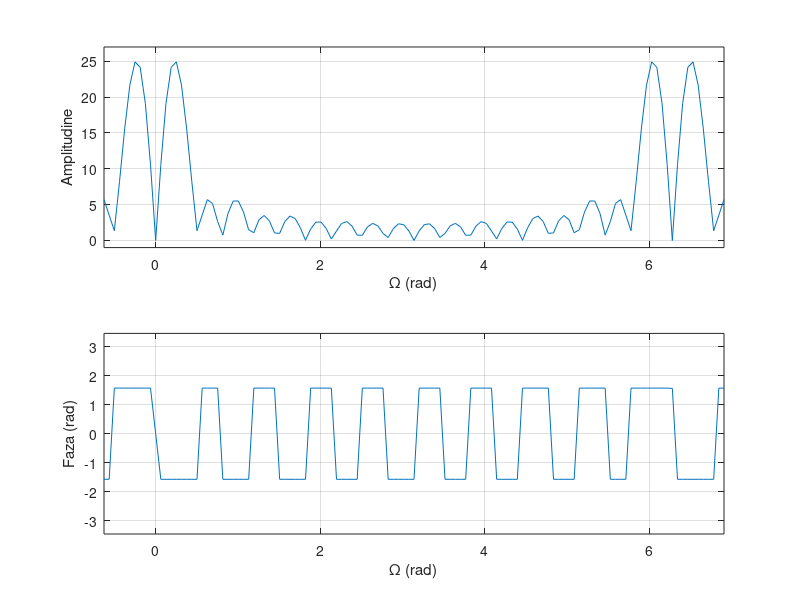

Here is the MATLAB script that generated this plot:


xn = zeros(1,19); 
j=1;
  for i = -9:9 
    if (i<0)
        xn(j)=-log(-i+1);
    end
    if (i>=0)
        xn(j)=log(i+1);
    end
    j=j+1;
  end

puteri=linspace(-9,9,19); 
Omega = [-0.1:0.01:1.1]*2*pi; 
TFTD= sum(xn*exp(-1i*puteri'*Omega),1);


figure(1)
subplot(211);
plot(Omega,abs(TFTD)); grid;
axis([-0.2*pi,2.2*pi,-1,27]);
xlabel('\Omega (rad)');
ylabel('Amplitudine')

subplot(212)
plot(Omega,angle(TFTD)); grid;
axis([-0.2*pi,2.2*pi,-1.1*pi,1.1*pi]);
xlabel('\Omega (rad)');
ylabel('Faza (rad)');
